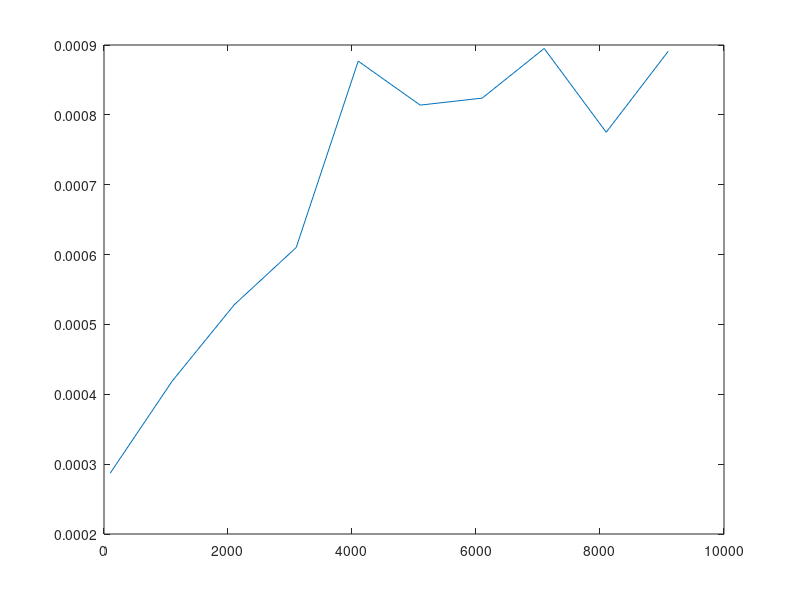

Write MATLAB code to recreate this figure.
% 20150414
% Tim.D. book ex2.30
% explore the time taken by matlab statement r = A(i,:)
% A is m-by-n sparse matrix, i is scalar
% [1] use binary search or linear search ?  --- linear search
% [2] exploit special case e.g. i = 1 and i = m ? --- NO
% why does it NOT exploit special case ? I guess because the
% columns may NOT be sorted.
n = 1000 ;
m = 100 ;
%%%%%%%%%%%%  check binary search  %%%%%%%%%%%%%%
m = 100 : 1000 : 10000 ;
l = length(m) ;
t = zeros(l,1) ;
for j = 1 : l  
  i = int32(m(j) - 1);
  d = rand(m(j), n) ;
  A = sparse(d) ;
  t1 = tic ;
  r = A(i,:) ;
  t2 = toc(t1) ;
  t(j) = t2 ;
end
plot(m, t) ;